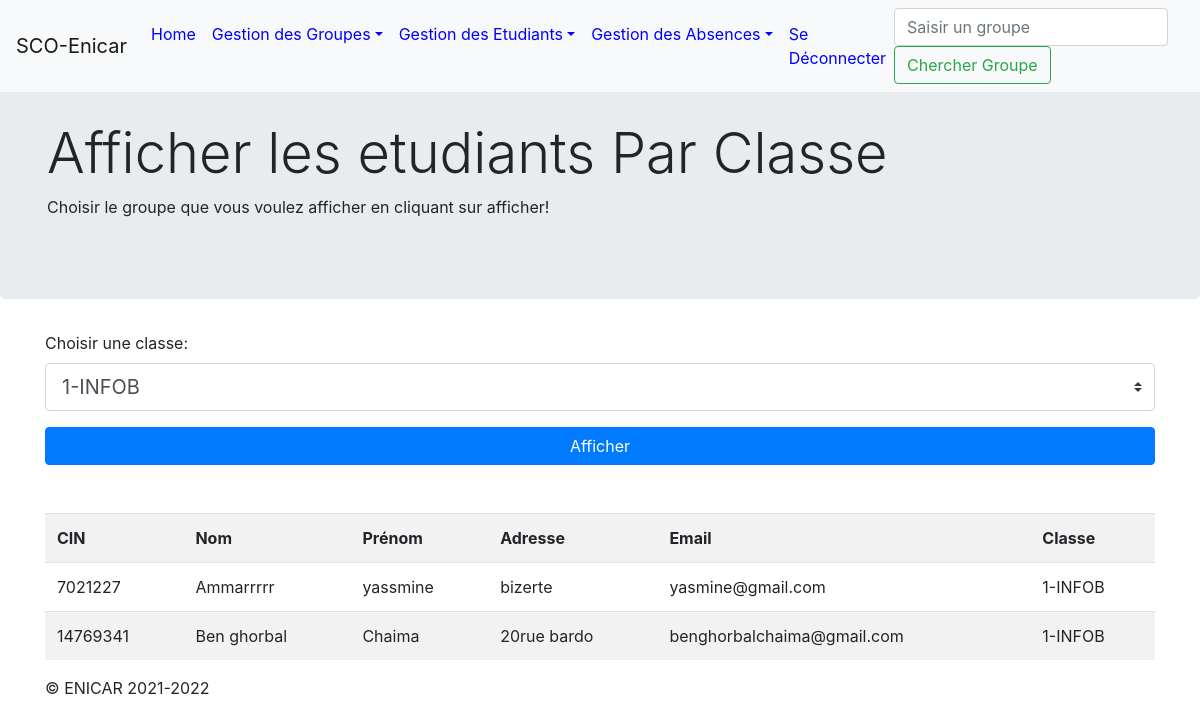
/groupe/afficherEtudiantsParClasse.php?id=1 (signed in), run on the app's committed database.
### tables this page shows
CREATE TABLE `etudiant` (
  `cin` int(8) NOT NULL,
  `email` varchar(40) NOT NULL,
  `password` varchar(40) NOT NULL,
  `cpassword` varchar(40) NOT NULL,
  `nom` varchar(20) NOT NULL,
  `prenom` varchar(20) NOT NULL,
  `adresse` text NOT NULL,
  `groupe` int(100) NOT NULL
);

CREATE TABLE `groupe` (
  `id` int(100) NOT NULL,
  `annee` int(100) NOT NULL,
  `filiere` varchar(100) NOT NULL,
  `classe` varchar(100) NOT NULL
);

### groupe/afficherEtudiantsParClasse.php (the view, shortened to what this page needs)
<!DOCTYPE html>
<html lang="fr">
    <head>
        <link href="../assets/dist/css/bootstrap.min.css" rel="stylesheet">
        <link href="../assets/jumbotron.css" rel="stylesheet">
    </head>
    <body>
        <?php require_once("../header.php"); ?>
        <main role="main">
            <div class="jumbotron">
                <div class="container">
                    <h1 class="display-4">Afficher les etudiants Par Classe</h1>
                    <p>Choisir le groupe que vous voulez afficher en cliquant sur afficher!</p>
                </div>
                </div>
                <div class="container">
                    <form method="get" action="">
                        <div class="form-group">
                            <label for="classe">Choisir une classe:</label><br>
<select id="classe" name="id"  class="custom-select custom-select-sm custom-select-lg">
                    <?php
                    include("../connexion/connexion.php");
  $req="SELECT * FROM groupe";
  $reponse = $pdo->query($req);
  $tab=$reponse->fetchAll();
  if(count($tab)>0){
   foreach($tab as $value){
?>
    <option value="<?=$value["id"]?>"><?php echo $value["annee"]."-".$value["filiere"].$value["classe"];?></option>
    <?php
   }
   }
   ?>
   </select>
                        </div>
                        <button type="submit" class="btn btn-primary btn-block">Afficher</button>
                    </form>
           <br><br>
                <?php
  if (isset($_REQUEST["id"])){
    $id=$_REQUEST["id"];
    $sel=$pdo->prepare("SELECT * FROM etudiant WHERE groupe=? order by nom");
    $sel->execute(array($id));
    $sel1=$pdo->prepare("SELECT * FROM groupe WHERE id=?");
    $sel1->execute(array($id));
    $tab1=$sel1->fetch();
    $count=$sel->rowcount();
    if($count>0){
        $tab=$sel->fetchAll();
  ?>
                    <div class="table-responsive">
                      <table class="table table-striped table-hover">
                      <tr>
                        <th>CIN</th>
                        <th>Nom </th>
                        <th>Prénom</th>
                        <th>Adresse</th>
                        <th>Email</th>
                        <th>Classe</th>
                      </tr>
                      <?php
  foreach($tab as $value){
   ?>
                      <tr>
                        <td><?=$value['cin']?></td>
                        <td><?=$value['nom']?></td>
                        <td><?=$value['prenom']?></td>
                        <td><?=$value['adresse']?></td>
                        <td><?=$value['email']?></td>
                        <td><?=$tab1["annee"]."-".$tab1["filiere"].$tab1["classe"]?></td>
                      </tr>
<?php
  }
  ?>
  </table>
  </div>
  </div>
  <?php
    }
}
?>
        </main>
        <footer class="container">
            <p>&copy; ENICAR 2021-2022</p>
        </footer>
    </body>
</html>

### data on the page
etudiant: cin "7021227", nom "Ammarrrrr", prenom "yassmine", adresse "bizerte", email "yasmine@gmail.com", groupe.annee "1", groupe.filiere "INFO", groupe.classe "B"
etudiant: cin "14769341", nom "Ben ghorbal", prenom "Chaima", adresse "20rue bardo", email "benghorbalchaima@gmail.com", groupe.annee "1", groupe.filiere "INFO", groupe.classe "B"

### other printed values
form field id "1-INFOB"
